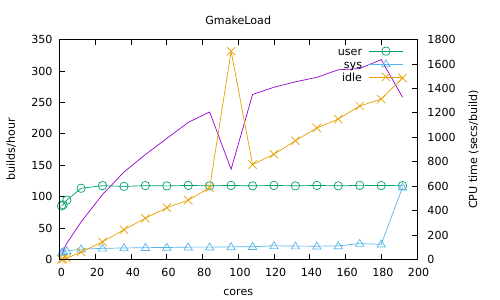

This chart was generated by the following gnuplot code:
set terminal pdfcairo
set output "GmakeLoad.pdf"
set title 'GmakeLoad'
set xlabel 'cores'
set ylabel 'builds/hour'
set yrange [0:*]
set y2label 'CPU time (secs/build)'
set y2tics 
set ytics nomirror
plot 'GmakeLoad.dat' index 0 title '' with lines linecolor 1,\
  'GmakeLoad.dat' index 1 axis x1y2 title ' user' with linespoints linecolor 2 pointtype 6,\
  'GmakeLoad.dat' index 2 axis x1y2 title ' sys' with linespoints linecolor 3 pointtype 8,\
  'GmakeLoad.dat' index 3 axis x1y2 title ' idle' with linespoints linecolor 4 pointtype 2
